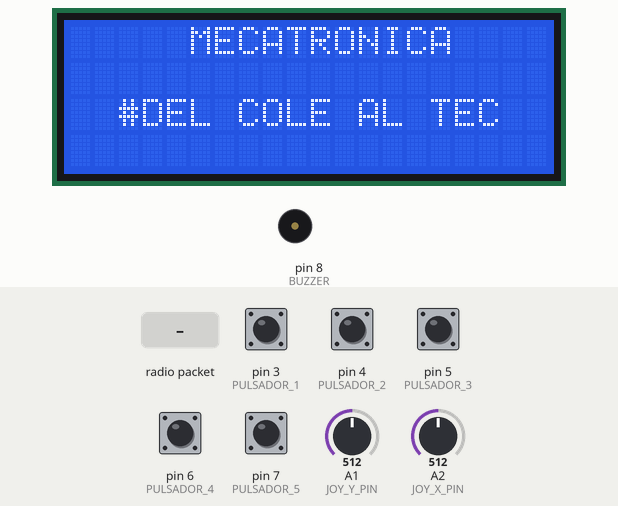
Recording of a sketch running on a simulated Arduino Uno, built with avr-gcc and run on an emulated ATmega328P. Parts: 20×4 character LCD, buzzer (waves = sounding, pin HIGH). The test bench sets the inputs (shaded band); at power-on: pin 3 (PULSADOR_1), pin 4 (PULSADOR_2), pin 5 (PULSADOR_3), pin 6 (PULSADOR_4), pin 7 (PULSADOR_5) HIGH, A1 (JOY_Y_PIN) = 512, A2 (JOY_X_PIN) = 512. No radio packets arrive unless stated; what the sketch prints to the serial monitor is not drawn.

Above: at 1.3 s.
1.4 s: pin 6 (PULSADOR_4) pulled LOW for 0.15 s
At 2.6 s:
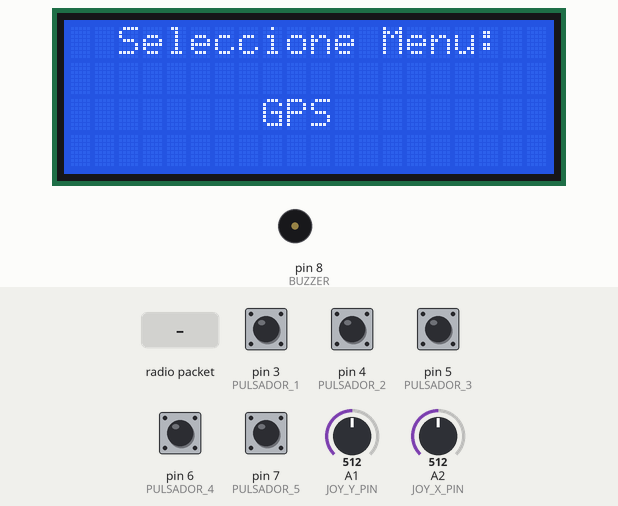
3.0 s: pin 4 (PULSADOR_2) pulled LOW for 0.15 s
At 4.2 s:
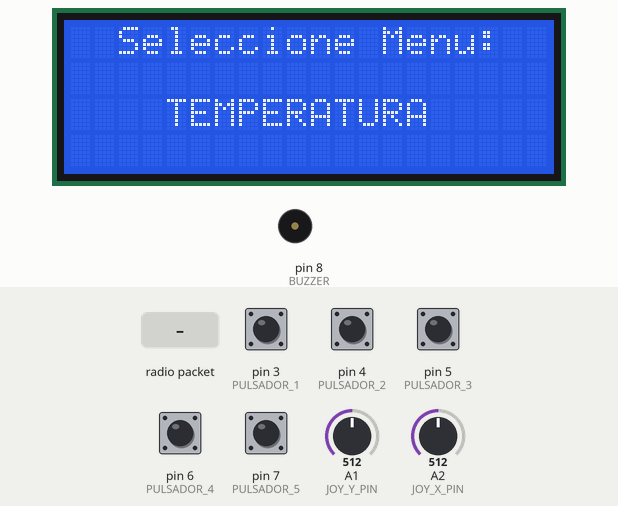
4.6 s: pin 5 (PULSADOR_3) pulled LOW for 0.15 s
At 5.0 s:
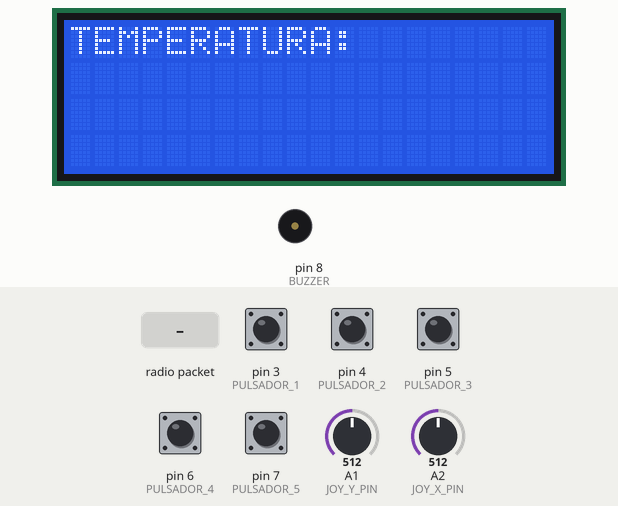
6.2 s: radio packet "1" arrives
7.7 s: radio packet "2" arrives
9.2 s: pin 3 (PULSADOR_1) pulled LOW for 0.15 s
At 10.2 s:
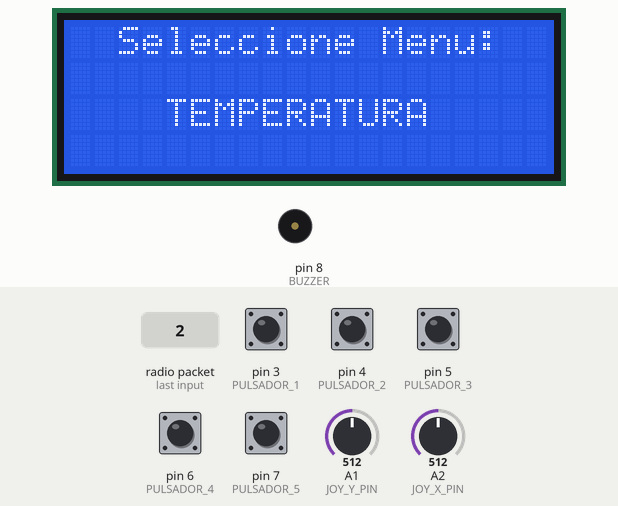
Timing chart, 0 to 11.8 s (numbered marks = the images above; inputs shaded):
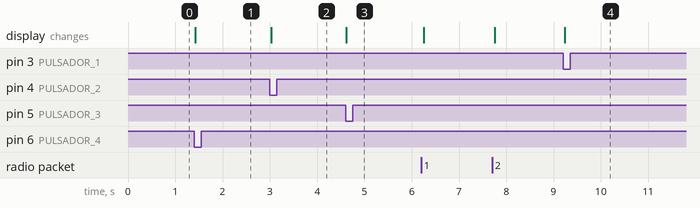

Measured:
- after the input at 1.4 s, the display: changes at once (image 1)
- after the input at 3.0 s, the display: changes at once (image 2)
- after the input at 4.6 s, the display: changes at once (image 3)
- after the input at 9.2 s, the display: changes at once (image 4)

The sketch:

ESCLAVO_joy.ino
```cpp
#include <Wire.h>
#include <LiquidCrystal_I2C.h>
#include <SPI.h>
#include <LoRa.h>


#define PULSADOR_1 3
#define PULSADOR_2 4
#define PULSADOR_3 5
#define PULSADOR_4 6
#define PULSADOR_5 7


#define BATERIA A3
#define BUZZER 8


int menuActual = 0;  // Variable para almacenar el menú actual
bool enMenu = true; // Variable para saber si estamos en el menú
bool pantallaActualizada = false; // Controla si la pantalla necesita actualización
bool lcdEncendido = false;
unsigned long tiempoEncendido = 0;  // Variable para almacenar el tiempo en que se encendió la pantalla
const unsigned long tiempoEncendidoMaximo = 15000;  // Tiempo que la pantalla permanecerá encendida (10 segundos)
bool buzzerActivado = false;


double latitud_min=0.0000000;
double longitud_min=0.0000000;
int lat_grados= 0;
int lng_grados= 0;
int lat_minutos=0;
int lat_segundos=0;
int lng_minutos=0;
int lng_segundos=0;    int llego=0;
char l_lat='x';
char l_lon='X';
float temperature = 0.000;
float humidity = 0.000;
float glp = 0.000;
float distancia = 0.000;
String gpsLocation = "No data";
String receivedText = "";

const int JOY_X_PIN = A2;  // Eje X
const int JOY_Y_PIN = A1;// Eje Y


String estado_jx="J1";

String estado_Ax="A0";
String estado_Bx="B0";
String estado_Cx="C0";
String estado_Dx="D0";
String estado_Xx = "X0";  // eje X
String estado_Yx = "Y0"; //eje Y
String estado_Mx = "M0";  // Centro

int timmer=0;
String variables[6];  // Array para almacenar las variables
char actualiza=0;

// Dirección I2C de tu LCD, puede ser 0x27 o 0x3F dependiendo de tu modelo
LiquidCrystal_I2C lcd(0x27, 20, 4);  // (dirección I2C, columnas, filas)


void setup() {
  // Inicializamos el LCD
  lcd.begin(20, 4); // El LCD tiene 20 columnas y 4 filas

  Serial.begin(9600);


  // Muestra más texto en las 4 líneas
   lcd.setCursor(5, 0);
   lcd.print("MECATRONICA");
   lcd.setCursor(2, 2);
   lcd.print("#DEL COLE AL TEC");// Texto en la primera fila
 lcd.backlight();


  if (!LoRa.begin(433E6)) { // o 915E6, la frecuencia en MHz de tu módulo
    Serial.println("Starting LoRa failed!");

  }


    pinMode(BATERIA, INPUT);


    pinMode(BUZZER, OUTPUT);
    digitalWrite(BUZZER, LOW);
    pinMode(PULSADOR_1, INPUT_PULLUP); // Habilita resistencia interna de pull-up
    pinMode(PULSADOR_2, INPUT_PULLUP);
    pinMode(PULSADOR_3, INPUT_PULLUP);
    pinMode(PULSADOR_4, INPUT_PULLUP);
    pinMode(PULSADOR_5, INPUT_PULLUP);

}

char escoge=1;
char escoge_ant=0;
char bandera=0;

/////////////////////////////////////////////////////////////////////////
//
////////////////////////////////////////////////////////////////////////
void espera_lora(void)
{


  // Verifica si hay datos disponibles para recibir
  int packetSize = LoRa.parsePacket();
  if (packetSize)
  {
    // Recibir los datos y almacenarlos en una variable
    String receivedData = "";
    while (LoRa.available())
    {
      receivedData += (char)LoRa.read();
    }


    // Encuentra las posiciones de los caracteres '*' y '/'
    int startPos = receivedData.indexOf('*') + 1;  // Posición después del '*'
    int endPos = receivedData.indexOf('/');        // Posición del '/'

// Extrae la subcadena entre '*' y '/'
String extracted = receivedData.substring(startPos, endPos);
//Serial.println(extracted);

int index = 0;

 // Separar el string por comas
    startPos = 0;
   for (int i = 0; i < extracted.length(); i++)
   {
    if (extracted.charAt(i) == ',')
    {
      variables[index++] = extracted.substring(startPos, i);
      startPos = i + 1;
    }
  }
  // Agregar la última variable después de la última coma
  variables[index] =extracted.substring(startPos);

    float temperatura = 0.0;
    float humedad = 0.0;
    float glp = 0.0;
    float distancia = 0.0;
    String coordenada1 = "";
    String coordenada2 = "";

    // Mostrar los valores extraídos
    Serial.println("Temperatura: " + variables[0]);
    Serial.println("Humedad: " + variables[1]);
    Serial.println("GLP: " + variables[2]);
    Serial.println("Distancia: " + variables[3]);
    Serial.println("Coordenada 1: " + variables[4]);
    Serial.println("Coordenada 2: " + variables[5]);

    pantallaActualizada = false;
    actualiza=1;


      if (!LoRa.begin(433E6)) { // o 915E6, la frecuencia en MHz de tu módulo
    Serial.println("Starting LoRa failed!");
    //while (1);


       }

  }


}


/////////////////////////////////////////////////////////////////////////
//
////////////////////////////////////////////////////////////////////////

void enviar_lora(void)
{
    String dataToSend = "*"+estado_jx + "," +
                      estado_Ax + "," +
                      estado_Bx + "," +
                      estado_Cx + "," +
                      estado_Dx + "," +
                      estado_Xx + "," +
                      estado_Yx + "/" ;


  // Enviar la cadena por LoRa
  Serial.println("Transmitiendo:"+dataToSend);
  LoRa.beginPacket();
  LoRa.print(dataToSend);
  LoRa.endPacket();
 Serial.println("envie por lora");
  return;
}


int envio=0;
/////////////////////////////////////////////////////////////////////////
//
////////////////////////////////////////////////////////////////////////


void muestra_todo(void){


        lcd.clear();


          if(escoge==1){
                       lcd.setCursor(0, 0);
            lcd.print("TEMPERATURA: " + variables[0]);
          }
           if(escoge==2){
            lcd.setCursor(0, 0);
            lcd.print("GLP: " + variables[2]);
}

     if(escoge==3){
            lcd.setCursor(0, 0);
            String distanciaStr = variables[3];
            float distan= distanciaStr.toFloat();
            distan=-0.1031*distan+49.7952;
            lcd.print("DISTANCIA: " + variables[3]);
            lcd.setCursor(1, 1);
             lcd.print("DISTANCIA: ");
            lcd.print(distan, 2);
            lcd.print("cm.");
     }


      if(escoge==4){
  lcd.setCursor(0, 0);
            lcd.print("GPS1: " + variables[4]);
            lcd.setCursor(0, 1);
            lcd.print("GPS2: " + variables[5]);

      }


}


void escoge_menu(void)
{

        // Mostrar el menú
        lcd.clear();
        lcd.setCursor(2, 0);
        lcd.print("Seleccione Menu:");
         lcd.setCursor(0, 1);
        switch (escoge)
        {
          case 1:
          lcd.setCursor(4, 2);
          lcd.print("TEMPERATURA");
            break;
          case 2:
          lcd.setCursor(8, 2);
            lcd.print("GLP");
            break;
          case 3:
          lcd.setCursor(5, 2);
            lcd.print("DISTANCIA");
            break;
          case 4:
          lcd.setCursor(8, 2);
            lcd.print("GPS");
             Serial.println("----------------------------------");

            break;
        }
  }


void loop()
{

   // Leer estado de los pulsadores
    int estado1 = digitalRead(PULSADOR_1);
    int estado2 = digitalRead(PULSADOR_2);
    int estado3 = digitalRead(PULSADOR_3);
    int estado4 = digitalRead(PULSADOR_4);
    int estado5 = digitalRead(PULSADOR_5);
    int estado6 = analogRead(JOY_X_PIN);
    int estado7 = analogRead(JOY_Y_PIN);

  ////////////////////////////
  //Leer valores de pulsantes y joystic
  ///////////////////////////////////


if((estado2==LOW)&&(bandera==0))
{

  escoge++;
  if(escoge==5){escoge=1;}
  escoge_menu();
  delay(500);

}


if((estado4==LOW)&&(bandera==0))
{

  escoge--;
  if(escoge==0){escoge=4;}
  escoge_menu();
  delay(500);

}


if((estado3==LOW))
{
 bandera=1;muestra_todo();
  delay(500);
  delay(500);

}


if((estado1==LOW))
{
  bandera=0;escoge_menu();
  delay(500);
  delay(500);

}


delay(1);
if((actualiza==1)&&(bandera==1)){actualiza=0;muestra_todo();}


// Clasificación para el eje Y con 5 rangos
  if (estado7 >= 0 && estado7 <= 5 )
  {                // 0 a 5
    estado_Yx = "Y4";
    lcdEncendido=true;
    tiempoEncendido = millis();;
  }

  else if (estado7 <= 540)
  {
    estado_Yx = "Y0";
  }

  else if (estado7 >= 1021 && estado7 <= 1023 )
  {
    estado_Yx = "Y2";
    lcdEncendido=true;
     tiempoEncendido = millis();
  }


  // Clasificación para el eje X con 5 rangos
  if (estado6 >= 0 && estado6 <= 5 )
  {                // 0 a 5
    estado_Xx = "X4";
    lcdEncendido=true;
    tiempoEncendido = millis();
  }

  else if (estado6 <= 540)
  {
    estado_Xx = "X0";
  }

  else if (estado6 >= 1021 && estado6 <= 1023 )
  {
    estado_Xx = "X2";
    lcdEncendido=true;
     tiempoEncendido = millis();
  }


espera_lora();
timmer++;
char buffer[16];
if(timmer==500)
{
  enviar_lora();
  timmer=0;
  envio++;


}

  }
```
